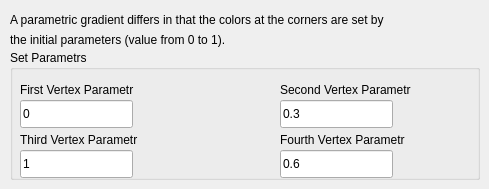
    <widget class="QWidget" name="page_6">
     <widget class="QLabel" name="label_24">
      <property name="geometry">
       <rect>
        <x>10</x>
        <y>10</y>
        <width>469</width>
        <height>20</height>
       </rect>
      </property>
      <property name="text">
       <string>A parametric gradient differs in that the colors at the corners are set by</string>
      </property>
     </widget>
     <widget class="QLabel" name="label_25">
      <property name="geometry">
       <rect>
        <x>10</x>
        <y>30</y>
        <width>271</width>
        <height>20</height>
       </rect>
      </property>
      <property name="text">
       <string>the initial parameters (value from 0 to 1).</string>
      </property>
     </widget>
     <widget class="QGroupBox" name="groupBox_15">
      <property name="geometry">
       <rect>
        <x>10</x>
        <y>50</y>
        <width>470</width>
        <height>130</height>
       </rect>
      </property>
      <property name="title">
       <string>Set Parametrs</string>
      </property>
      <widget class="QLabel" name="label_73">
       <property name="geometry">
        <rect>
         <x>10</x>
         <y>30</y>
         <width>135</width>
         <height>20</height>
        </rect>
       </property>
       <property name="text">
        <string>First Vertex Parametr</string>
       </property>
      </widget>
      <widget class="QLabel" name="label_74">
       <property name="geometry">
        <rect>
         <x>270</x>
         <y>30</y>
         <width>157</width>
         <height>20</height>
        </rect>
       </property>
       <property name="text">
        <string>Second Vertex Parametr</string>
       </property>
      </widget>
      <widget class="QLabel" name="label_75">
       <property name="geometry">
        <rect>
         <x>10</x>
         <y>80</y>
         <width>157</width>
         <height>20</height>
        </rect>
       </property>
       <property name="text">
        <string>Third Vertex Parametr</string>
       </property>
      </widget>
      <widget class="QLabel" name="label_76">
       <property name="geometry">
        <rect>
         <x>270</x>
         <y>80</y>
         <width>157</width>
         <height>20</height>
        </rect>
       </property>
       <property name="text">
        <string>Fourth Vertex Parametr</string>
       </property>
      </widget>
      <widget class="CustomParametrLineEdit" name="lineEdit_76">
       <property name="geometry">
        <rect>
         <x>10</x>
         <y>50</y>
         <width>113</width>
         <height>28</height>
        </rect>
       </property>
       <property name="text">
        <string>0</string>
       </property>
       <property name="placeholderText">
        <string>0</string>
       </property>
      </widget>
      <widget class="CustomParametrLineEdit" name="lineEdit_77">
       <property name="geometry">
        <rect>
         <x>270</x>
         <y>50</y>
         <width>113</width>
         <height>28</height>
        </rect>
       </property>
       <property name="text">
        <string>0.3</string>
       </property>
       <property name="placeholderText">
        <string>0.3</string>
       </property>
      </widget>
      <widget class="CustomParametrLineEdit" name="lineEdit_78">
       <property name="geometry">
        <rect>
         <x>10</x>
         <y>100</y>
         <width>113</width>
         <height>28</height>
        </rect>
       </property>
       <property name="text">
        <string>1</string>
       </property>
       <property name="placeholderText">
        <string>1</string>
       </property>
      </widget>
      <widget class="CustomParametrLineEdit" name="lineEdit_79">
       <property name="geometry">
        <rect>
         <x>270</x>
         <y>100</y>
         <width>113</width>
         <height>28</height>
        </rect>
       </property>
       <property name="text">
        <string>0.6</string>
       </property>
       <property name="placeholderText">
        <string>1</string>
       </property>
      </widget>
     </widget>
    </widget>
